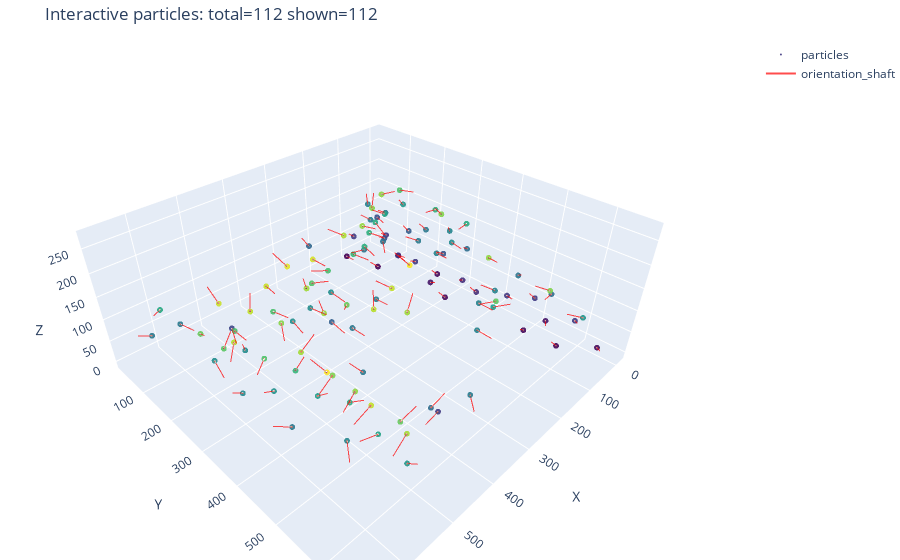

The notebook cell saved with this chart:
### Markdown cell above
# Interactive 3D visualization (Plotly): function + call

### Code cell
import numpy as np
import plotly.graph_objects as go


def plot_particles_interactive(coords: np.ndarray,
                               normals: np.ndarray,
                               *,
                               max_points_plot: int = 5000,
                               num_arrows: int = 800,
                               arrow_scale_frac: float = 0.05,
                               cone_radius_frac: float = 0.01,
                               marker_size: float = 2.0,
                               show_shafts: bool = True,
                               shaft_width: float = 2.0,
                               shaft_color: str = 'red') -> None:
    if coords is None or normals is None:
        raise ValueError('coords/normals cannot be None')
    if len(coords) == 0:
        raise ValueError('coords is empty')

    # Downsample for display
    if len(coords) > max_points_plot:
        idx_pts = np.random.choice(len(coords), max_points_plot, replace=False)
        coords_vis = coords[idx_pts]
        normals_vis = normals[idx_pts]
    else:
        coords_vis = coords
        normals_vis = normals

    # Robust scene scale from data extent
    data_extent = np.ptp(coords_vis, axis=0)  # range along each axis
    max_range = float(np.max(data_extent)) if np.all(np.isfinite(data_extent)) and np.max(data_extent) > 0 else 1.0
    arrow_len = float(arrow_scale_frac) * max_range
    cone_radius = max(float(cone_radius_frac) * max_range, 1e-6)

    # Normalize normals and guard against zeros
    norms = np.linalg.norm(normals_vis, axis=1)
    safe_norms = np.where(norms > 0, norms, 1.0)
    normals_unit = normals_vis / safe_norms[:, None]

    # Points
    points_trace = go.Scatter3d(
        x=coords_vis[:, 0], y=coords_vis[:, 1], z=coords_vis[:, 2],
        mode='markers',
        marker=dict(size=marker_size, color=coords_vis[:, 2], colorscale='Viridis', opacity=0.9),
        name='particles'
    )

    data = [points_trace]

    # Arrows as cones from subset
    n_arrows = int(min(num_arrows, len(coords_vis)))
    if n_arrows > 0 and arrow_len > 0:
        arrow_idx = np.linspace(0, len(coords_vis) - 1, num=n_arrows, dtype=int)
        arrow_bases = coords_vis[arrow_idx]
        arrow_dirs = normals_unit[arrow_idx]

        u = arrow_dirs[:, 0] * arrow_len
        v = arrow_dirs[:, 1] * arrow_len
        w = arrow_dirs[:, 2] * arrow_len

        cones_trace = go.Cone(
            x=arrow_bases[:, 0], y=arrow_bases[:, 1], z=arrow_bases[:, 2],
            u=u, v=v, w=w,
            anchor='tail',
            colorscale='Reds', showscale=False,
            sizemode='absolute', sizeref=cone_radius,
            name='orientation',
            lighting=dict(ambient=0.6, diffuse=0.8, specular=0.2)
        )
        data.append(cones_trace)

        # Optional line shafts for visibility independent of cone rendering
        if show_shafts:
            xs = np.empty(3 * n_arrows)
            ys = np.empty(3 * n_arrows)
            zs = np.empty(3 * n_arrows)
            xs[0::3] = arrow_bases[:, 0]
            ys[0::3] = arrow_bases[:, 1]
            zs[0::3] = arrow_bases[:, 2]
            xs[1::3] = arrow_bases[:, 0] + u
            ys[1::3] = arrow_bases[:, 1] + v
            zs[1::3] = arrow_bases[:, 2] + w
            xs[2::3] = np.nan
            ys[2::3] = np.nan
            zs[2::3] = np.nan

            shafts_trace = go.Scatter3d(
                x=xs, y=ys, z=zs,
                mode='lines',
                line=dict(width=shaft_width, color=shaft_color),
                name='orientation_shaft',
                opacity=0.7
            )
            data.append(shafts_trace)

    fig = go.Figure(data=data)
    fig.update_layout(
        title=f'Interactive particles: total={len(coords)} shown={len(coords_vis)}',
        scene=dict(xaxis_title='X', yaxis_title='Y', zaxis_title='Z', aspectmode='data'),
        margin=dict(l=0, r=0, t=40, b=0)
    )
    fig.show()

# Call with variables from this notebook
plot_particles_interactive(centers_ok, normals_ok)
